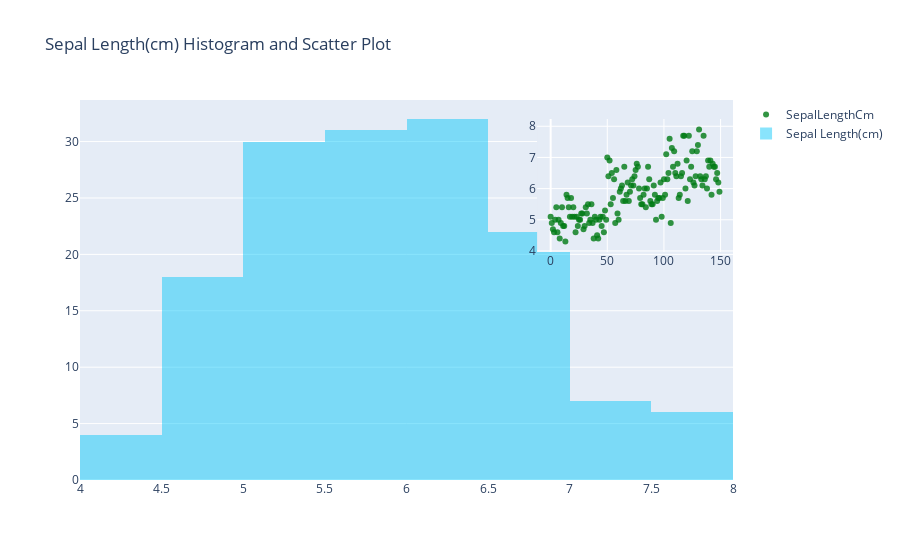

The cell this chart's notebook holds for it:
### Code cell
#Inset Plots
trace1=go.Scatter(
    x=df.index,
    y=df.SepalLengthCm,
    mode="markers",
    xaxis='x2',
    yaxis='y2',
    name="SepalLengthCm",
    marker=dict(color='rgba(0, 122, 20, 0.8)')
)
trace2 = go.Histogram(
    x=df.SepalLengthCm,
    opacity=0.8,
    name="Sepal Length(cm)",
    marker=dict(color='rgba(10,200,250,0.6)')
)
data = [trace1,trace2]
layout = go.Layout(
    xaxis2=dict(domain=[0.7,1],anchor='y2'),
    yaxis2=dict(domain=[0.6,0.95],anchor='x2'),
    title="Sepal Length(cm) Histogram and Scatter Plot"
)
fig = go.Figure(data=data,layout=layout)
iplot(fig)

### Figure 1 — Plotly figure (JSON) as saved in the notebook; plotly's stock layout.template omitted (floating-point values rounded to 4 significant figures; data arrays with more than 128 entries replaced by an {"elided": "..."} marker saying what was removed)
{"data": [{"marker": {"color": "rgba(0, 122, 20, 0.8)"}, "mode": "markers", "name": "SepalLengthCm", "type": "scatter", "x": {"elided": "150 int values"}, "xaxis": "x2", "y": {"elided": "150 float values"}, "yaxis": "y2"}, {"marker": {"color": "rgba(10,200,250,0.6)"}, "name": "Sepal Length(cm)", "opacity": 0.8, "type": "histogram", "x": {"elided": "150 float values"}}], "layout": {"title": {"text": "Sepal Length(cm) Histogram and Scatter Plot"}, "xaxis2": {"anchor": "y2", "domain": [0.7, 1]}, "yaxis2": {"anchor": "x2", "domain": [0.6, 0.95]}}}
